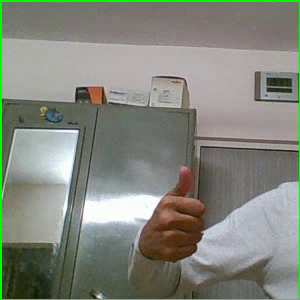
#> input picture frame 3 of test.avi, 300 x 300 px, given in place of the camera
$ python create_train_images.py
#> lines starting #> are read from the running program, lines starting #| are printed output that depends on the picture; after the words box and inside, x2 and y2 are one past the last pixel; in counts of white or black regions, pixels touching at a corner belong together
import cv2, numpy as np, argparse
import silatra
import os

ap = argparse.ArgumentParser()
ap.add_argument('-s','--sign',help='This is the label and the folder name where your images would be stored')
args = vars(ap.parse_args())

lower = np.array([0,140,60],np.uint8)
upper = np.array([255,180,127],np.uint8)

cap = cv2.VideoCapture(0)
#cap.set(3,640); cap.set(4,480)
#cap.set(cv2.CAP_PROP_FPS, 5)

total_captured = 390
if args.get('sign'): sign = args.get('sign')
else: sign = int(input('Ab konsa no: '))
#> the answer given: 3

if not os.path.exists("../training-images/tejas/%s/"%(sign)):
    os.makedirs("../training-images/tejas/%s/"%(sign))
while True:
    _, frame = cap.read()
#> frame is the input picture: shape (300, 300, 3); mean B, G, R 124.6, 134.1, 131.1
    x,y,w,h = 70,50,300,300

    cv2.rectangle(frame, (x,y), (x+w,y+h), (255,0,0), thickness=2)
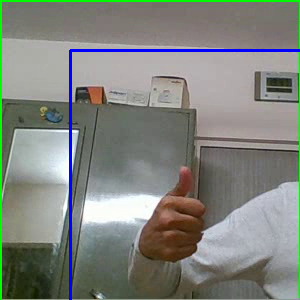
#> frame: shape (300, 300, 3); 1.6% of pixels changed, all inside (x1, y1, x2, y2) = (69, 49, 300, 300)
    cv2.putText(frame, '%d'%(total_captured), (550,450), cv2.FONT_HERSHEY_PLAIN, 3, (0,0,255), thickness=3)
    roi = frame[y:y+h,x:x+w]
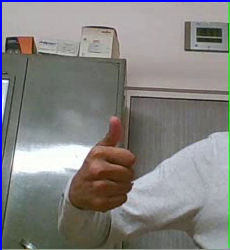
#> roi: shape (250, 230, 3); mean B, G, R 129.7, 130.8, 132
    # ycrcb = cv2.cvtColor(roi,cv2.COLOR_BGR2YCR_CB)
    # mask = cv2.inRange(ycrcb,lower,upper)
#> (the run stopped early here; a loop or call above may not have finished)

$ run again, starting later in the video
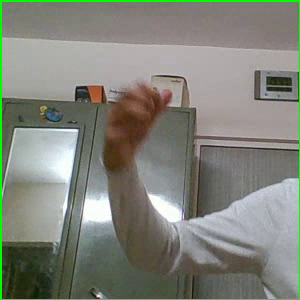
#> input picture frame 17 of test.avi, 300 x 300 px, given in place of the camera
#> frame is the input picture: shape (300, 300, 3); mean B, G, R 121.4, 131.2, 128.7
#> `cv2.rectangle(frame, (x,y), (x+w,y+h), (255,0,0), thickness=2)`:
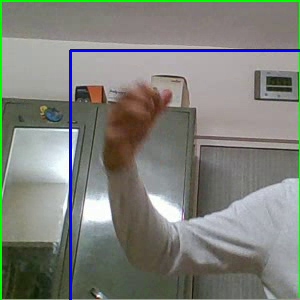
#> frame: shape (300, 300, 3); 1.6% of pixels changed, all inside (x1, y1, x2, y2) = (69, 49, 300, 300)
#> `roi = frame[y:y+h,x:x+w]`:
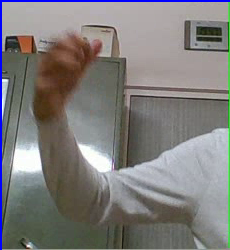
#> roi: shape (250, 230, 3); mean B, G, R 123.4, 125, 126.8

$ run again, starting later in the video
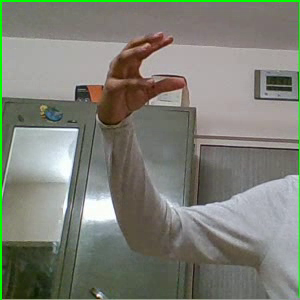
#> input picture frame 31 of test.avi, 300 x 300 px, given in place of the camera
#> frame is the input picture: shape (300, 300, 3); mean B, G, R 117.4, 127.5, 125.1
#> `cv2.rectangle(frame, (x,y), (x+w,y+h), (255,0,0), thickness=2)`:
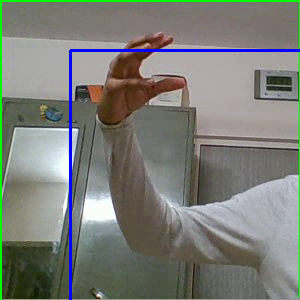
#> frame: shape (300, 300, 3); 1.6% of pixels changed, all inside (x1, y1, x2, y2) = (69, 49, 300, 300)
#> `roi = frame[y:y+h,x:x+w]`:
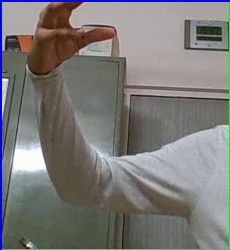
#> roi: shape (250, 230, 3); mean B, G, R 119.5, 121.5, 123
